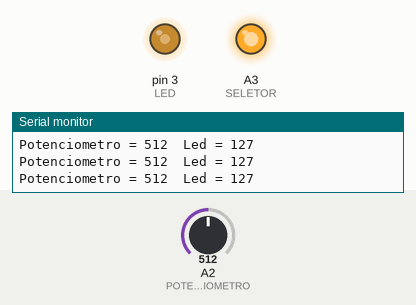
Simulated run of this sketch. Board: Arduino Uno, built with avr-gcc and run on an emulated ATmega328P. On the bench: output pins drawn as LEDs (lit = HIGH), the last lines printed to the serial monitor. The test bench sets the inputs (shaded band); at power-on: A2 (POTENCIOMETRO) = 512.

Above: at 1.2 s.
1.3 s: A2 (POTENCIOMETRO) set to 716
At 1.8 s:
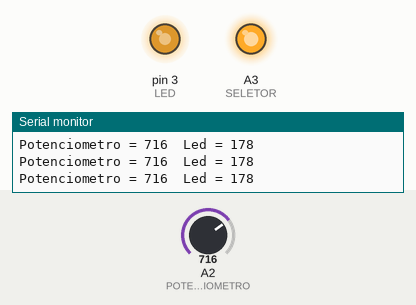
2.8 s: A2 (POTENCIOMETRO) set to 900
At 3.4 s:
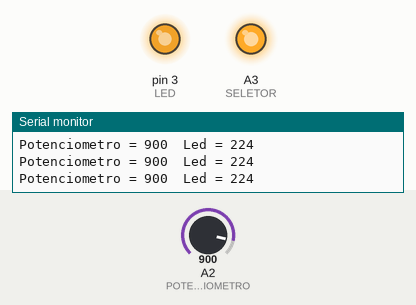
4.3 s: A2 (POTENCIOMETRO) set to 122
At 4.9 s:
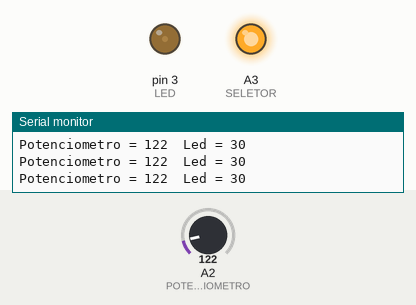
5.8 s: A2 (POTENCIOMETRO) set to 0
At 6.3 s:
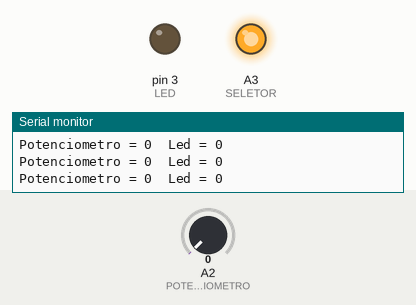
7.3 s: A2 (POTENCIOMETRO) set to 511
At 7.8 s:
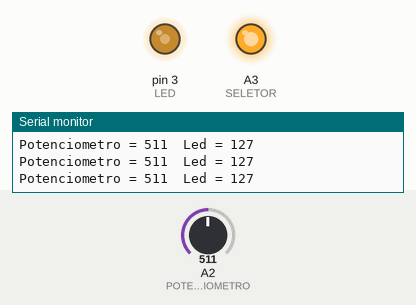
Timing chart, 0 to 9.8 s (numbered marks = the images above; inputs shaded):
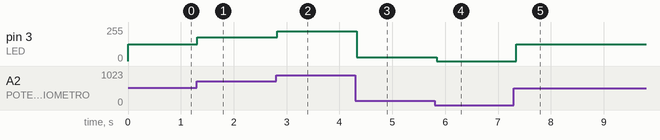

Measured:
- after the input at 1.3 s, pin 3 (LED): 127/255 → 178/255 at once
- after the input at 2.8 s, pin 3 (LED): 178/255 → 224/255 at once
- after the input at 4.3 s, pin 3 (LED): 224/255 → 30/255 at once
- after the input at 5.8 s, pin 3 (LED): 30/255 → 0/255 at once
- after the input at 7.3 s, pin 3 (LED): 0/255 → 127/255 after 0.05 s

The sketch:

AnalogInOut.ino
```cpp
const int POTENCIOMETRO = A2;
const int SELETOR = A3;
const int LED = 3;

int valorEntrada = 0;
int valorSaida = 0;

void setup()
{
  Serial.begin(9600);

  pinMode(SELETOR, OUTPUT);
  digitalWrite(SELETOR, HIGH);

  pinMode(LED, OUTPUT);

  analogReference(INTERNAL);
}

void loop()
{
  valorEntrada = analogRead(POTENCIOMETRO);

  valorSaida = map(valorEntrada, 0, 1023, 0, 255);

  analogWrite(LED, valorSaida);

  Serial.print("Potenciometro = ");
  Serial.print(valorEntrada);
  Serial.print("\t");
  Serial.print("Led = ");
  Serial.println(valorSaida);

  delay(100);
}
```
